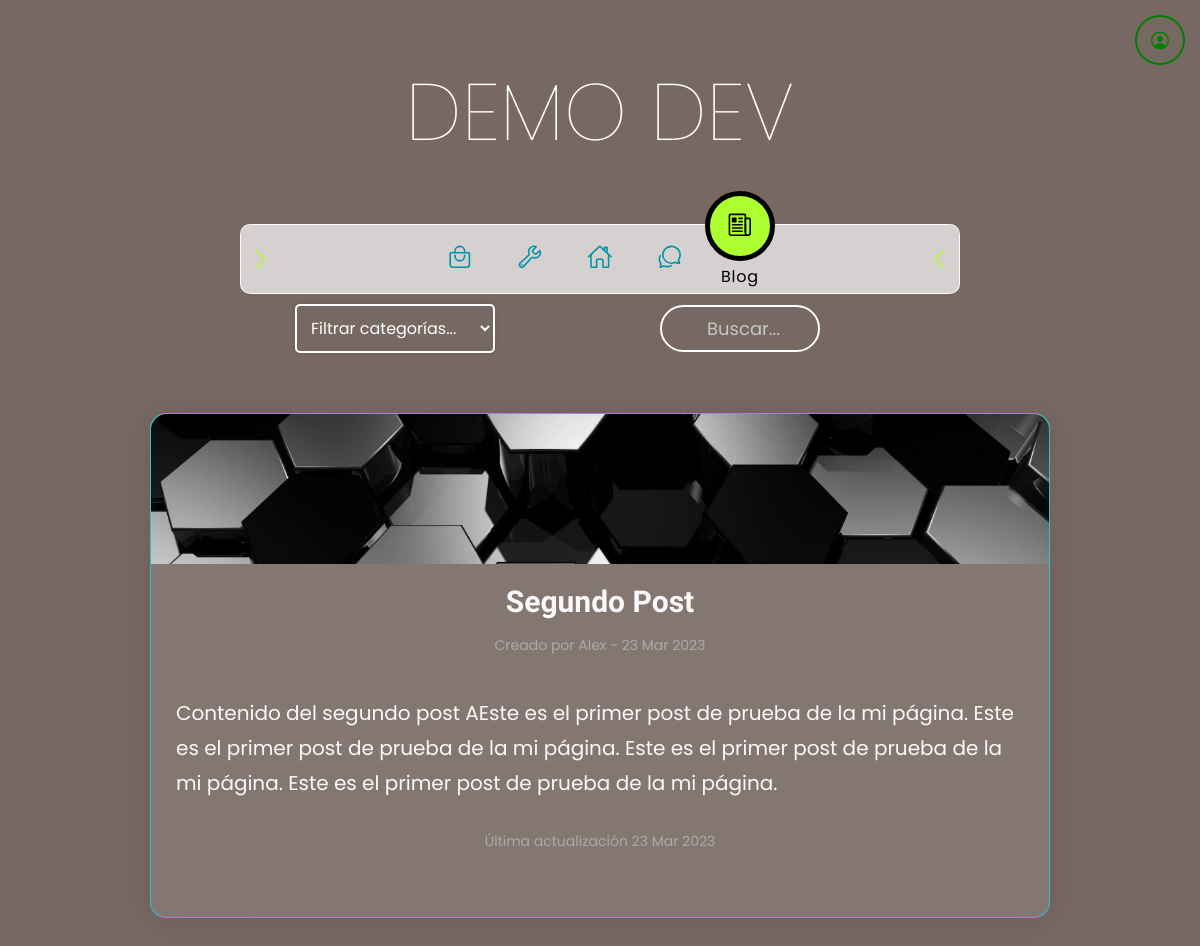
The app's page /blog/post/2/ with its own data.
### blog/models.py (models this page shows, shortened)
class Post(models.Model):
    titulo = models.CharField(max_length=50)
    contenido = models.TextField()
    imagen = models.ImageField(upload_to='post', null=True, blank=True) #opcional cargar una imagen en cada post
    autor = models.ForeignKey(User, on_delete=models.CASCADE) #eliminar en cascada todos los post de un usuario
    categoria = models.ManyToManyField(Categoria) #relación mucho a mucho
    created = models.DateTimeField(auto_now_add=True)
    updated = models.DateTimeField(auto_now_add=True)
    class Meta:
        verbose_name = 'post'
        verbose_name_plural = 'posts'

### blog/views.py (the view)
# urls.py: path('post/<int:post_id>/', views.view_post, name='view_post'),
def view_post(request, post_id):
    view_name = 'View_post'
    context = {
        "css_file":"blog/css/post.css",
        "subMenu":"blog/css/sub_nav.css"
        }
    post = Post.objects.get(id=post_id)
    categorias = Categoria.objects.all()
    return render(request, 'blog/post.html', {'view_name':view_name,"context":context ,'post': post,'post_id':post_id,'categorias': categorias})

### carrito/context_processor.py (called while the page is built)
def importe_total_carro(request):
    cantidad = 0
    if request.user.is_authenticated:
        if "carro" in request.session:
            carro = request.session["carro"]
            for key, value in carro.items():
                cantidad += int(value["cantidad"])
    return {'cantidad_productos':cantidad}

### blog/templates/blog/post.html (shortened to what this page needs)
{% extends '../webProject_app/base.html' %}
{% load static %}
{% block css_file %}
    <link href="{% static context.css_file %}" rel="stylesheet">
    <link href="{% static context.subMenu %}" rel="stylesheet">
{% endblock %}
{% block content %}
    <div class="sub_menu">
        <div class="dropdown">
            <select onchange="location = this.value;">
                <option value="">Filtrar categorías...</option>
            </select>
        </div>
        <form method="get" action="{% url 'buscar' %}">
            <div class="search_bar">
                <input type="search" name="search" id="search" placeholder="Buscar...">
            </div>
        </form>
    </div>
    <div class="post_index">
        <div class="post_index_header">
            <img src="{% static 'blog/img/post_header_index.jpg' %}" alt="imagen_post">
        </div>
        <div class="post_index_content">
            <h3>{{post.titulo}}</h3>
            <span>Creado por {{post.autor}} - {{ post.created|date:"d M Y" }}</span>
            <p>{{post.contenido}}</p>
            <span class="last_updated">Última actualización {{ post.updated|date:"d M Y" }}</span>
        </div>
    </div>
{% endblock %}

### webProject_app/static/webProject_app/css/base.css (style rules this page uses)
body { font-family: 'Lora'; background: linear-gradient(rgba(47, 23, 15, 0.65), rgba(47, 23, 15, 0.65)), url("../img/back_blue.jpg"); background-attachment: fixed; background-position: center; background-size: cover; }
* { scrollbar-width: thin; scrollbar-color: greenyellow #000; }
h1, h2, h3, h4, h5, h6 { font-family: 'Raleway'; }
p { line-height: 1.75; }

### webProject_app/static/webProject_app/css/nav_btn.css (style rules this page uses)
* { margin: 0; padding: 0; box-sizing: border-box; font-family: 'Poppins', sans-serif; }
:root { --clr: #0093a7; }

### blog/static/blog/css/post.css (style rules this page uses)
.post_index { max-width: 900px; height: auto; margin: auto; display: flex; flex-direction: column; justify-content: center; align-items: center; margin-top: 50px; margin-bottom: 50px; background: rgba(255, 255, 255, 0.1); border-radius: 16px; box-shadow: 0 4px 30px rgba(0, 0, 0, 0.1); backdrop-filter: blur(7.2px); -webkit-backdrop-filter: blur(7.2px); border: 1px solid rgba(0, 225, 255, 0.712); }
.post_index .post_index_header { width: 100%; height: 150px; border-radius: 16px 16px 0px 0px; }
.post_index .post_index_header img { width: 100%; height: 100%; object-fit: cover; border-radius: 16px 16px 0px 0px; }
.post_index .post_index_content { width: 100%; height: calc(1000% - 60%); display: flex; flex-direction: column; justify-content: center; align-items: center; margin-bottom: 50px; }
.post_index .post_index_content span { font-size: 14px; font-weight: 400; color: #aaaaaa; margin-bottom: 15px; }
.post_index .post_index_content .last_updated { margin-top: 5px; }
.post_index .post_index_content h3 { font-size: 30px; font-weight: 600; font-family: 'Raleway'; color: #faf8f8; margin-top: 20px; margin-bottom: 15px; }
.post_index .post_index_content p { font-size: 20px; font-weight: 400; color: #faf8f8; margin:25px; }

### blog/static/blog/css/sub_nav.css (style rules this page uses)
.sub_menu { display: flex; justify-content: center; align-items: center; }
.sub_menu > * { margin: 0 30px; }
.sub_menu select { background-color: transparent; padding: 10px; color: #fff; border-radius: 5px; margin: 10px; border: 2px solid #fff; box-shadow: 0 0 5px rgba(0,0,0,0.1); width: 200px; }
.sub_menu select option { color: #000; font-weight: 400; padding: 10px; border-radius: 5px; border: none; box-shadow: 0 0 5px rgba(0,0,0,0.1); width: 200px; transition: background-color 0.3s ease; }
.sub_menu select option:checked { background-color: #a8a8a8; }
.search_bar { width: 350px; height: auto; display: flex; justify-content: center; align-items: center; }
.search_bar input[type=search] { width: 160px; padding: 8px 20px 8px 45px; border: #fff solid 2px; font-size: 18px; border-radius: 25px; background-position: 2% 50%; background-repeat: no-repeat; background-size: 30px; background-image: url('search.svg'); background-color: transparent; transition: 0.5s all ease-in-out; filter: brightness(170%); }
.search_bar input[type=search]:focus, .search_bar input[type=search]:not(:placeholder-shown) { width: 350px; background-color: #fff; filter: brightness(100%); }

### records on screen
Post: titulo "Segundo Post", autor "Alex", created "23 Mar 2023", contenido "Contenido del segundo post AEste es el primer post de prueba de la mi página. Este es el primer post de prueba de la mi página. Este es el primer post de prueba de la mi página. Este es el primer post de prueba de la mi página.", updated "23 Mar 2023"
